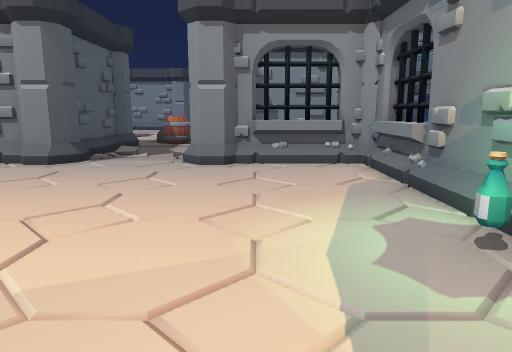
view 1 (above)

21 first-person views from a walk through a 3-D level made in the Godot game engine. The camera is 1.2 m above the floor, tilts 10° down and sees 70° across. The floor is counted in squares, 1 m on a side. Each view is taken from the middle of a square. On the plan, view 1 faces up. The plan holds only what a view shows up to about 15 squares ahead; the rest is blank. The place goes on beyond the plan. Characters and animated objects are not drawn.

view 2
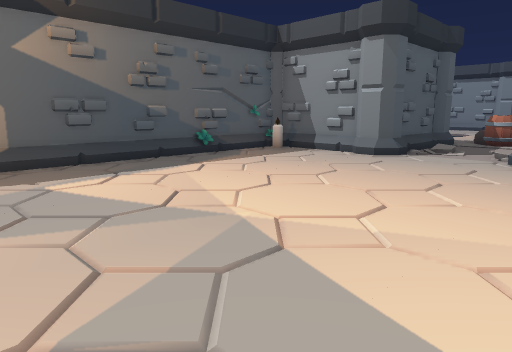

view 3
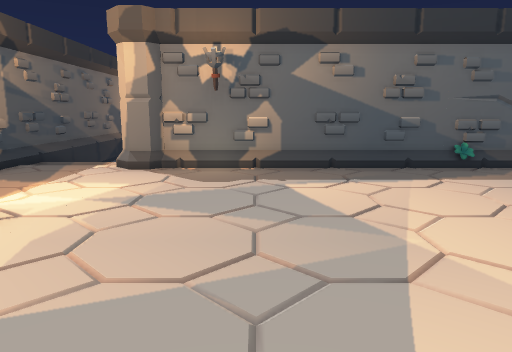

view 4
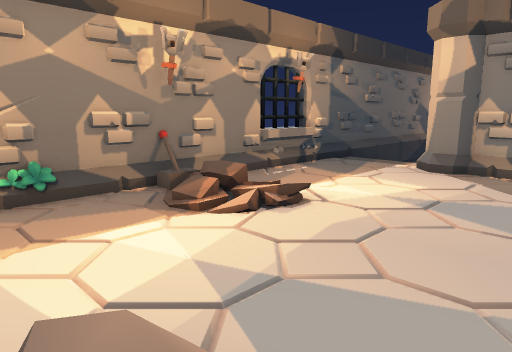

view 5
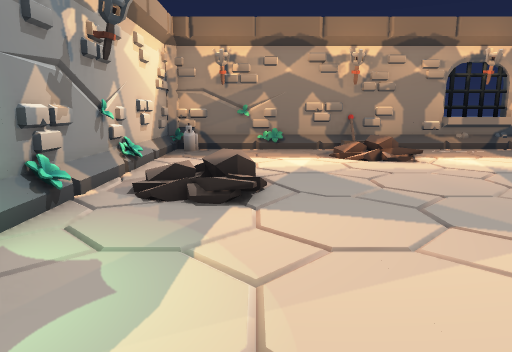

view 6
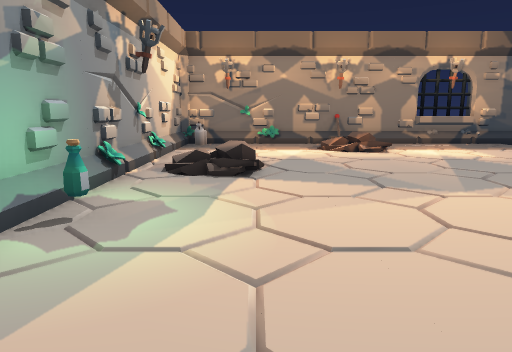

view 7
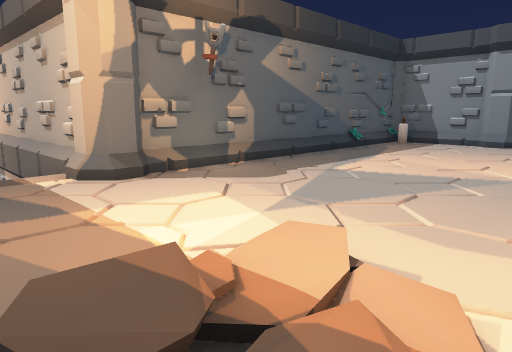

view 8
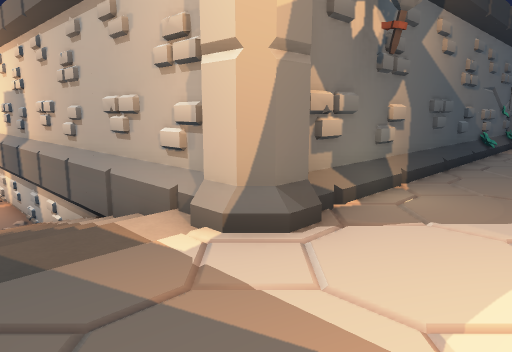

view 9
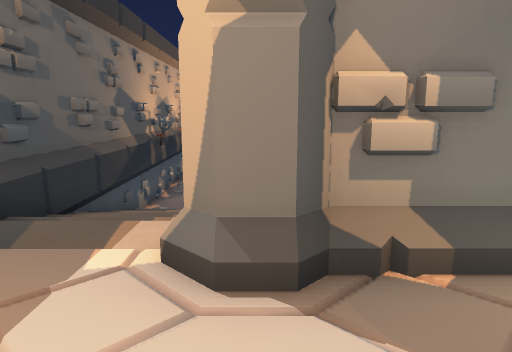

view 10
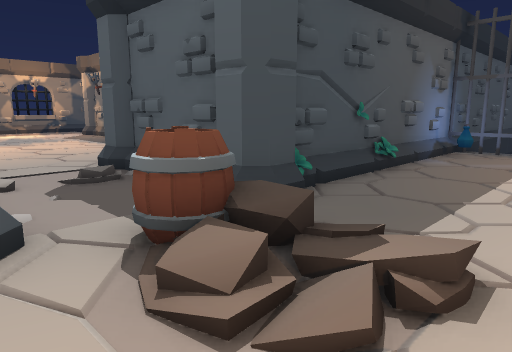

view 11
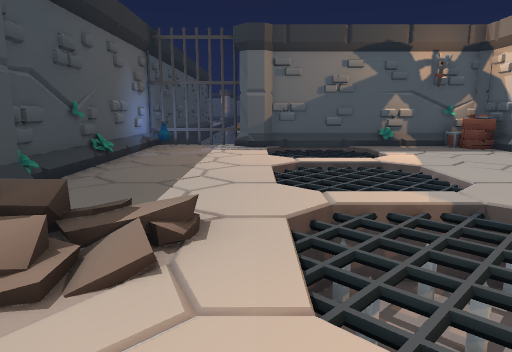

view 12
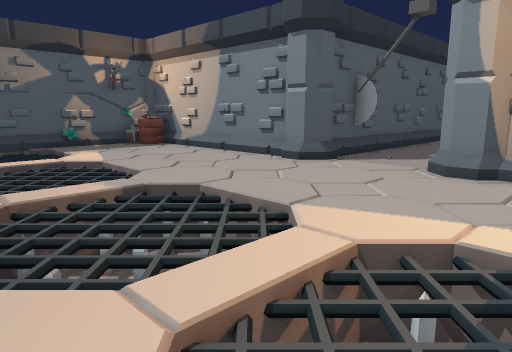

view 13
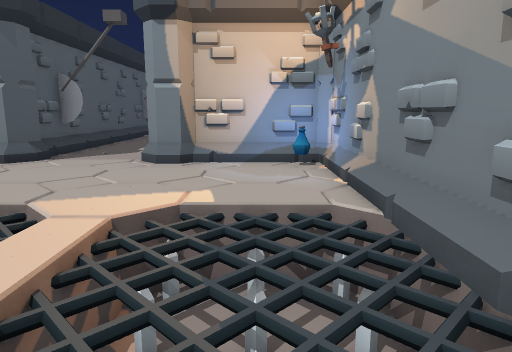

view 14
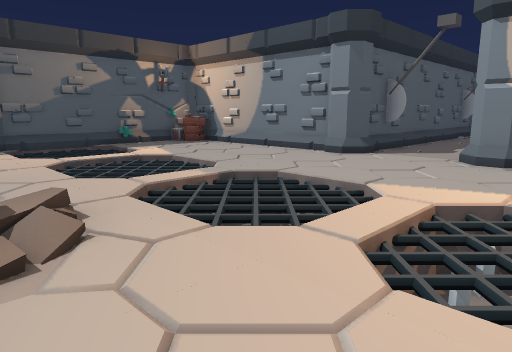

view 15
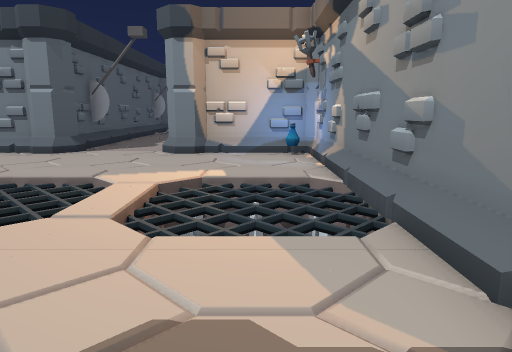

view 16
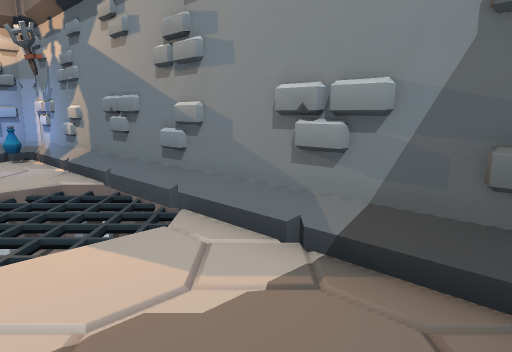

view 17
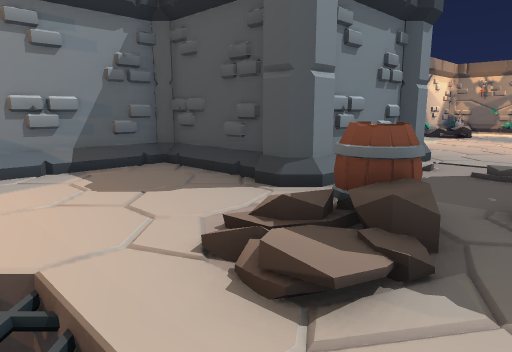

view 18
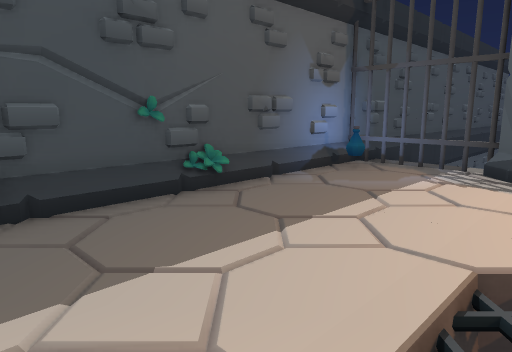

view 19
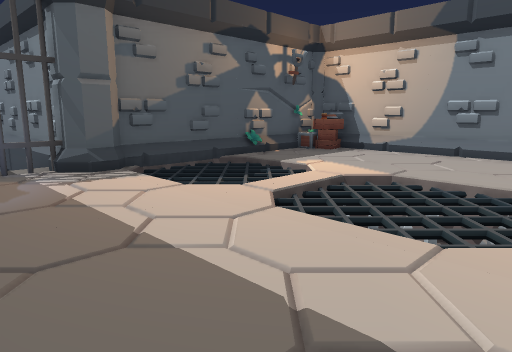

view 20
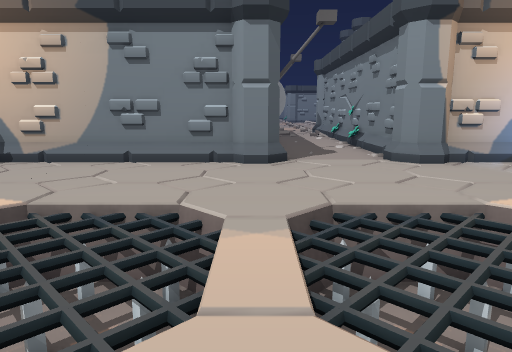

view 21
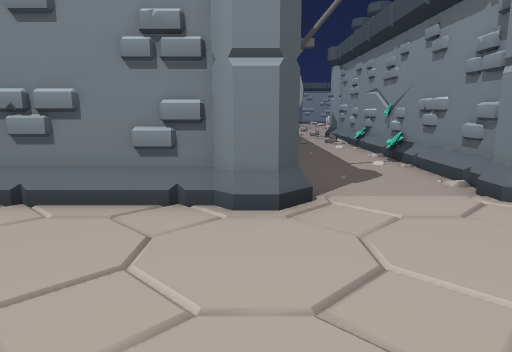

### Floor plan
Key: @ floor where view 1 was taken; # wall or solid block; . main floor; - floor 0.25 m lower than the main floor; / step, stairs or slope; v drop or lower ground; B barrel; P pillar; T potion; C candle; G gate; R crate; A trap; O other object.
Columns run from 17 left of view 1 to 3 right of it. Each row starts with its distance up from view 1.
 35             OO  #
 34               //#
 33             # ..#
 32             #...#
 31             #...#
 30             #...#
 29             #...#
 28             #...#
 27             AA..#
 26            ## ..##
 25     ########P...P####
 24     #R.............T#
 23     #...............#
 22     #...............#
 21     #...............#
 20     #vvv.vvv.vvv.vvv#
 19     #vvv.vvv.vvv.vvv#
 18    ##vvv.vvv.vvv.vvv#
 17 ####P...............#
 16    -P........//.....#
 15    -G........///....#
 14    -GT....../.B./...#
 13 ############P../P####
 12            ##../##
 11             #...#
 10            ##///##
  9         ####P../P####
  8         #C..........#
  7         #...........#
  6         #...........#
  5         #...........#
  4         #...........#
  3         #..........T#
  2         #...........#
  1         #...........#
  0         #........@/.#
 -1         #........///#
 -2        ##........./.#
 -3 ########P...........#
 -4 ////////.....//.....#
 -5   //////.....///....#
 -6   //////....../....C#
 -7 #####################

Positions as (right, up) in squares from view 1, and headings:
1: (0, 0), facing up
2: (0, -1), facing up-left
3: (1, 0), facing left
4: (1, 0), facing down-left
5: (0, 5), facing down
6: (0, 7), facing down
7: (-2, -6), facing up-left
8: (-6, -6), facing up-left
9: (-6, -3), facing left
10: (-1, 17), facing down-left
11: (0, 17), facing left
12: (1, 17), facing up-left
13: (1, 16), facing up
14: (1, 15), facing up-left
15: (1, 14), facing up
16: (0, 14), facing up-right
17: (-5, 18), facing down-right
18: (-5, 18), facing down-left
19: (-5, 14), facing up-left
20: (-5, 16), facing up
21: (-5, 20), facing up
